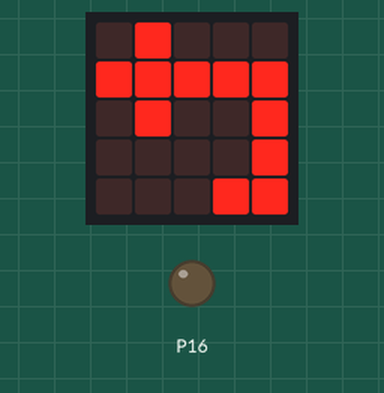
This program was run on a simulated BBC micro:bit (MakeCode). Shown: the board's 5×5 LED display, output pins drawn as LEDs (lit = HIGH).

Above: at 0.2 s.
At 12.3 s:
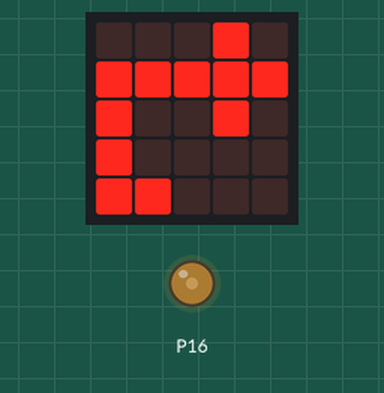
At 22.7 s:
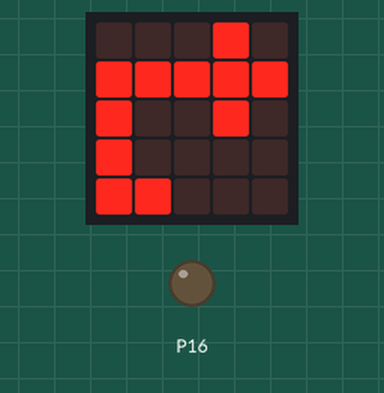
At 24.1 s:
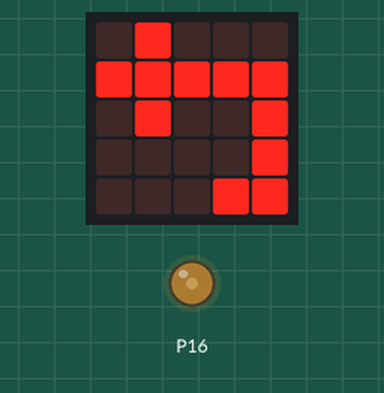
Timing chart, 0 to 130.0 s (numbered marks = the images above):
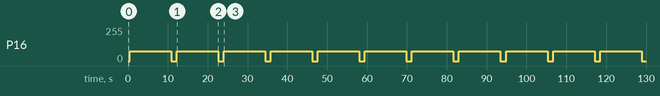

The program:

main.ts
```typescript
let 配列 = [300, 300]
let zero = 0
basic.forever(function () {
    for (let vero of 配列) {
        basic.showLeds(`
            . # . . .
            # # # # #
            . # . . #
            . . . . #
            . . . # #
            `)
        pins.analogWritePin(AnalogPin.P16, vero)
        basic.pause(5000)
    }
    pins.analogWritePin(AnalogPin.P16, zero)
    basic.pause(1000)
    for (let vero of 配列) {
        basic.showLeds(`
            . . . # .
            # # # # #
            # . . # .
            # . . . .
            # # . . .
            `)
        pins.analogWritePin(AnalogPin.P16, vero)
        basic.pause(5000)
    }
    pins.analogWritePin(AnalogPin.P16, zero)
    basic.pause(1000)
})
```

test.ts
```typescript
// テストはここに来ます。このパッケージが拡張機能として使用されるときにはコンパイルされません。
```

Measured:
- by itself, P16: alternates 75/255 for 10.4 s and 0/255 for 1.4 s
- what the display in image 1 shows lasts 11.8 s, from 11.8 s to 23.6 s
